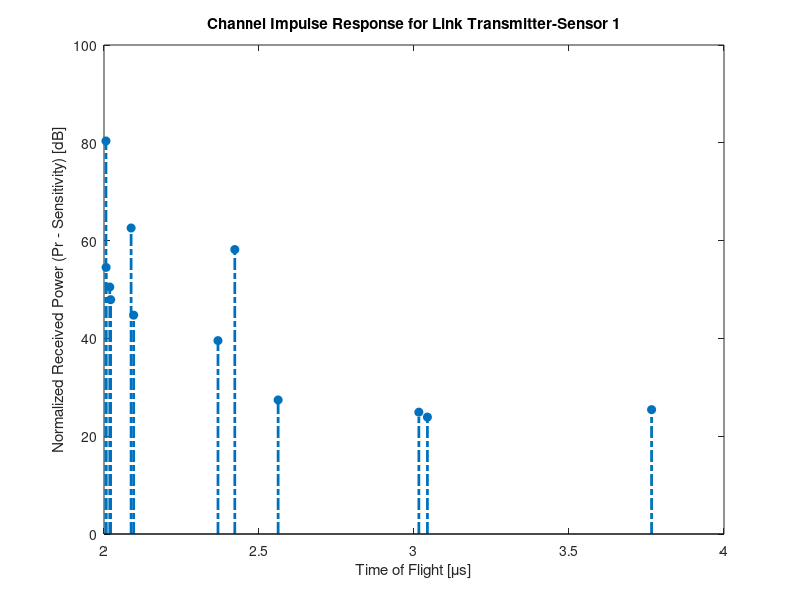

MATLAB code for this plot:
clear all
close all
clc

Num_rays = 12;

CIR = zeros(2,Num_rays);

% Delays (ns)
CIR(1,1) = 3766.393;
CIR(1,2) = 3015.665;
CIR(1,3) = 2018.635;
CIR(1,4) = 2006.761;
CIR(1,5) = 2095.664;
CIR(1,6) = 2021.341;
CIR(1,7) = 3043.253;
CIR(1,8) = 2367.691;
CIR(1,9) = 2561.712;
CIR(1,10) = 2421.914;
CIR(1,11) = 2087.469;
CIR(1,12) = 2006.354;

% Received power (dBm)
CIR(2,1) = -124.568;
CIR(2,2) = -125.085;
CIR(2,3) = -99.497;
CIR(2,4) = -95.480;
CIR(2,5) = -105.247;
CIR(2,6) = -102.078;
CIR(2,7) = -126.092;
CIR(2,8) = -110.453;
CIR(2,9) = -122.589;
CIR(2,10) = -91.824;
CIR(2,11) = -87.423;
CIR(2,12) = -69.629;

% Receiver sensitivity (in dBm)
Psens = -150;

figure(1)
stem(CIR(1,:)./1e3,CIR(2,:)-Psens,'filled','LineWidth',2,'LineStyle','-.')
title('Channel Impulse Response for Link Transmitter-Sensor 1')
xlabel('Time of Flight [\mus]')
ylabel('Normalized Received Power (Pr - Sensitivity) [dB]')
